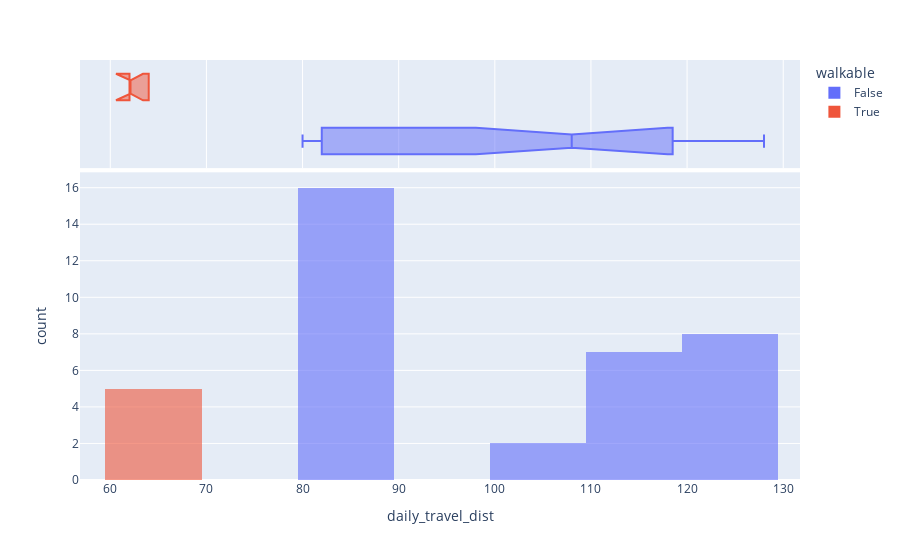

The notebook cell this image was saved under:
### Code cell
MINS_WATERLOO_GUELPH = 33

travel_time = []
is_walking_distance = []
# if guelph is in walking distance, don't count it in daily travels
for i, row in df.iterrows():
    if row['mins_guelph'] > 5:
        time = row['mins_guelph']*2+MINS_WATERLOO_GUELPH*2  
        is_walking_distance.append(False)
    else:
        time = 2*row['mins_waterloo']
        is_walking_distance.append(True)
        
    travel_time.append(time)
    

travel_df = pd.DataFrame({'ad_id': df['ad_id'], 'daily_travel_dist' : travel_time, 'walkable' : is_walking_distance})
fig = px.histogram(travel_df,
                   x='daily_travel_dist',
                   color='walkable',
                   opacity=0.6,
                   hover_data=travel_df.columns,
                   marginal='box')
fig.show()

### Figure 1 — Plotly figure (JSON) as saved in the notebook; plotly's stock layout.template omitted (floating-point values rounded to 4 significant figures)
{"data": [{"alignmentgroup": "True", "bingroup": "x", "hovertemplate": "walkable=False<br>daily_travel_dist=%{x}<br>count=%{y}<extra></extra>", "legendgroup": "False", "marker": {"color": "#636efa", "opacity": 0.6}, "name": "False", "offsetgroup": "False", "orientation": "v", "showlegend": true, "type": "histogram", "x": [82, 82, 82, 116, 88, 112, 118, 118, 120, 120, 120, 128, 128, 82, 80, 82, 114, 114, 114, 82, 82, 82, 82, 108, 108, 122, 120, 122, 82, 80, 82, 82, 80], "xaxis": "x", "yaxis": "y"}, {"alignmentgroup": "True", "customdata": [[1495004948, 82, 0], [1493993007, 82, 0], [1494785007, 82, 0], [1390040368, 116, 0], [1485930218, 88, 0], [1321009006, 112, 0], [1472270367, 118, 0], [1472270368, 118, 0], [1484667422, 120, 0], [1484667421, 120, 0], [1484667420, 120, 0], [1489369686, 128, 0], [1429202304, 128, 0], [1494557127, 82, 0], [1486099019, 80, 0], [1483696667, 82, 0], [1494153597, 114, 0], [1494153598, 114, 0], [1494153599, 114, 0], [1483667901, 82, 0], [1483667901, 82, 0], [1483667901, 82, 0], [1483667901, 82, 0], [1458068019, 108, 0], [1458068018, 108, 0], [1468754848, 122, 0], [1488120707, 120, 0], [1444684680, 122, 0], [1494837685, 82, 0], [1494837692, 80, 0], [1494838179, 82, 0], [10, 82, 0], [1490940151, 80, 0]], "hovertemplate": "walkable=%{customdata[2]}<br>daily_travel_dist=%{customdata[1]}<br>ad_id=%{customdata[0]}<extra></extra>", "legendgroup": "False", "marker": {"color": "#636efa"}, "name": "False", "notched": true, "offsetgroup": "False", "showlegend": false, "type": "box", "x": [82, 82, 82, 116, 88, 112, 118, 118, 120, 120, 120, 128, 128, 82, 80, 82, 114, 114, 114, 82, 82, 82, 82, 108, 108, 122, 120, 122, 82, 80, 82, 82, 80], "xaxis": "x2", "yaxis": "y2"}, {"alignmentgroup": "True", "bingroup": "x", "hovertemplate": "walkable=True<br>daily_travel_dist=%{x}<br>count=%{y}<extra></extra>", "legendgroup": "True", "marker": {"color": "#EF553B", "opacity": 0.6}, "name": "True", "offsetgroup": "True", "orientation": "v", "showlegend": true, "type": "histogram", "x": [62, 64, 62, 62, 64], "xaxis": "x", "yaxis": "y"}, {"alignmentgroup": "True", "customdata": [[1494556820, 62, 1], [1494556814, 64, 1], [1490805444, 62, 1], [1490805444, 62, 1], [1495315557, 64, 1]], "hovertemplate": "walkable=%{customdata[2]}<br>daily_travel_dist=%{customdata[1]}<br>ad_id=%{customdata[0]}<extra></extra>", "legendgroup": "True", "marker": {"color": "#EF553B"}, "name": "True", "notched": true, "offsetgroup": "True", "showlegend": false, "type": "box", "x": [62, 64, 62, 62, 64], "xaxis": "x2", "yaxis": "y2"}], "layout": {"barmode": "relative", "legend": {"title": {"text": "walkable"}, "tracegroupgap": 0}, "margin": {"t": 60}, "xaxis": {"anchor": "y", "domain": [0, 1], "title": {"text": "daily_travel_dist"}}, "xaxis2": {"anchor": "y2", "domain": [0, 1], "matches": "x", "showgrid": true, "showticklabels": false}, "yaxis": {"anchor": "x", "domain": [0, 0.7326], "title": {"text": "count"}}, "yaxis2": {"anchor": "x2", "domain": [0.7426, 1], "matches": "y2", "showgrid": false, "showline": false, "showticklabels": false, "ticks": ""}}}
